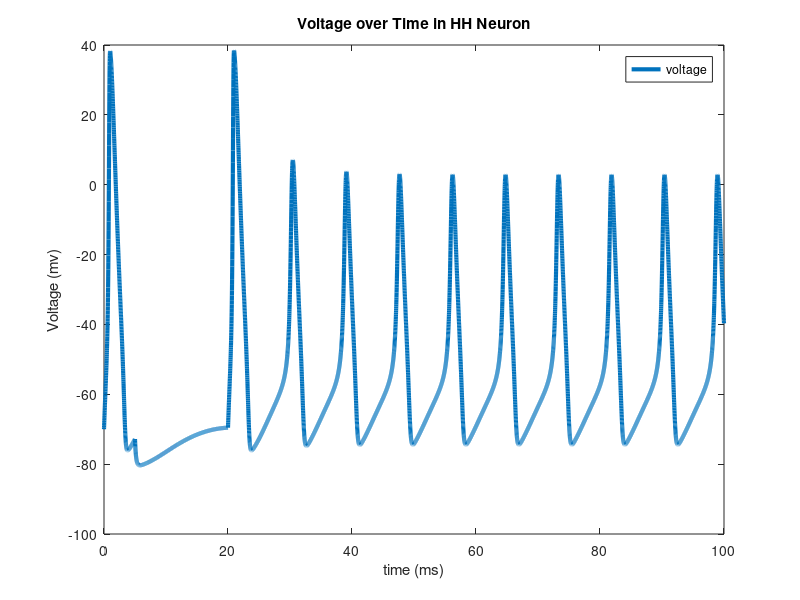
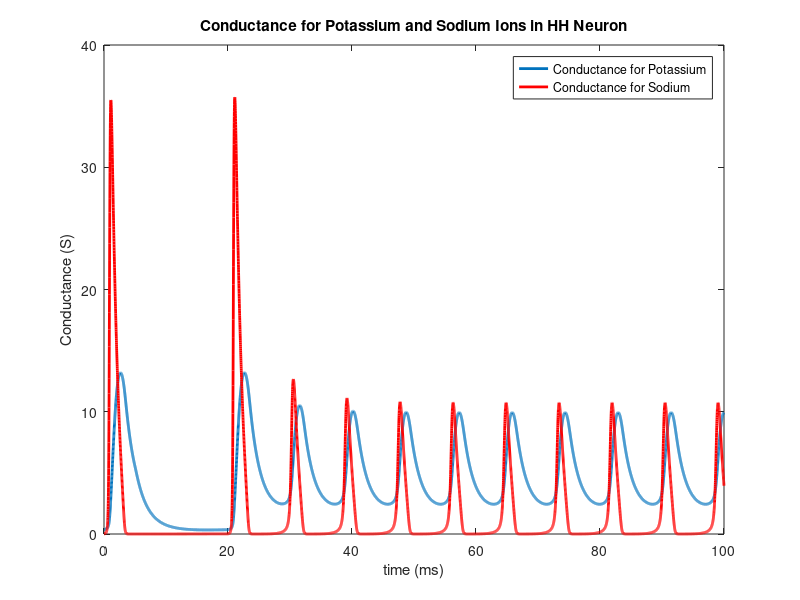

The MATLAB source for these figures, in order:
%% Source: I have followed the instructions in andysbrainblog.blogspot.com which was a very helpful resource 
% The code below is reproduced from the blog with certain parameters changed
%% Setting Constants and Simulation Parameters 
% simulation time
simulationTime = 100; %in milliseconds
deltaT=.01;
t=0:deltaT:simulationTime; % to store timepoints in simulation 


% specify the external current I that changes over time (50 (500 ms), 0 (1500 ms) then 50 again)
changeTimes = [0]; %in milliseconds
currentLevels = [50]; %Change this to see effect of different currents on voltage (values chosen: 3, 20, 50, 1000)

%Set externally applied current across time
%Here, first 500 timesteps are at current of 50, next 1500 timesteps at
%current of zero (resets resting potential of neuron), and the rest of
%timesteps are at constant current
I(1:500) = currentLevels; I(501:2000) = 0; I(2001:numel(t)) = currentLevels;
%Comment out the above line and uncomment the line below for constant current, and observe effects on voltage timecourse
%I(1:numel(t)) = currentLevels;


%constant parameters from can be found in Table 3 of paper
gbar_K=36; gbar_Na=120; g_L=.3;
E_K = -12; E_Na=115; E_L=10.6;
C=1;


%% set the initial states- based on stead state of HH model (all equation numberings wrt paper)

V=0; %Baseline voltage
alpha_n = 0.01 * ( (10-V) / (exp((10-V)/10)-1) ); %Equation 12
beta_n = 0.125*exp(-V/80); %Equation 13
alpha_m = 0.1*( (25-V) / (exp((25-V)/10)-1) ); %Equation 20
beta_m = 4*exp(-V/18); %Equation 21
alpha_h = 0.07*exp(-V/20); %Equation 23
beta_h = 1/(exp((30-V)/10)+1); %Equation 24

n(1) = alpha_n/(alpha_n+beta_n); %Equation 9
m(1) = alpha_m/(alpha_m+beta_m); %Equation 18
h(1) = alpha_h/(alpha_h+beta_h); %Equation 18

%% Main Loop: Compute coefficients, currents, and derivates at each time step
for i=1:numel(t)-1
   
    %calculate the coefficients
    % Same equations as above but calculating at each time step
    alpha_n(i) = 0.01 * ( (10-V(i)) / (exp((10-V(i))/10)-1) );
    beta_n(i) = 0.125*exp(-V(i)/80);
    alpha_m(i) = 0.1*( (25-V(i)) / (exp((25-V(i))/10)-1) );
    beta_m(i) = 4*exp(-V(i)/18);
    alpha_h(i) = 0.07*exp(-V(i)/20);
    beta_h(i) = 1/(exp((30-V(i))/10)+1);
   
   
    %calculate the currents (Ionic current is external current - individual currents)
    I_Na = (m(i)^3) * gbar_Na * h(i) * (V(i)-E_Na); %Equations 3 and 14
    I_K = (n(i)^4) * gbar_K * (V(i)-E_K); %Equations 4 and 6
    I_L = g_L *(V(i)-E_L); %Equation 5
    I_ion = I(i) - I_K - I_Na - I_L;
   
   
    % calculate the derivatives using Euler's method (first order) of numerical
    % integration 
    V(i+1) = V(i) + deltaT*I_ion/C;
    n(i+1) = n(i) + deltaT*(alpha_n(i) *(1-n(i)) - beta_n(i) * n(i)); %Equation 7
    m(i+1) = m(i) + deltaT*(alpha_m(i) *(1-m(i)) - beta_m(i) * m(i)); %Equation 15
    h(i+1) = h(i) + deltaT*(alpha_h(i) *(1-h(i)) - beta_h(i) * h(i)); %Equation 16

end


V = V-70; %Set resting potential to -70mv

%% Plotting 

%===plot Voltage===%
plot(t,V,'LineWidth',3)
hold on
legend({'voltage'})
ylabel('Voltage (mv)')
xlabel('time (ms)')
title('Voltage over Time in HH Neuron')


%===plot Conductance===%
figure
p1 = plot(t,gbar_K*n.^4,'LineWidth',2);
hold on
p2 = plot(t,gbar_Na*(m.^3).*h,'r','LineWidth',2);
legend([p1, p2], 'Conductance for Potassium', 'Conductance for Sodium')
ylabel('Conductance (S)')
xlabel('time (ms)')
title('Conductance for Potassium and Sodium Ions in HH Neuron')
